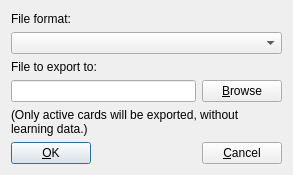
<?xml version="1.0" encoding="UTF-8"?>
<ui version="4.0">
 <class>ExportDlg</class>
 <widget class="QDialog" name="ExportDlg">
  <property name="geometry">
   <rect>
    <x>0</x>
    <y>0</y>
    <width>293</width>
    <height>175</height>
   </rect>
  </property>
  <property name="windowTitle">
   <string>Export to file</string>
  </property>
  <layout class="QVBoxLayout">
   <item>
    <layout class="QVBoxLayout">
     <item>
      <widget class="QLabel" name="textLabel_5">
       <property name="text">
        <string>File format:</string>
       </property>
       <property name="wordWrap">
        <bool>false</bool>
       </property>
      </widget>
     </item>
     <item>
      <widget class="QComboBox" name="file_formats">
       <property name="editable">
        <bool>false</bool>
       </property>
       <property name="duplicatesEnabled">
        <bool>false</bool>
       </property>
      </widget>
     </item>
     <item>
      <widget class="QLabel" name="textLabel1">
       <property name="text">
        <string>File to export to:</string>
       </property>
       <property name="wordWrap">
        <bool>false</bool>
       </property>
      </widget>
     </item>
     <item>
      <layout class="QHBoxLayout">
       <item>
        <widget class="QLineEdit" name="filename_box"/>
       </item>
       <item>
        <widget class="QPushButton" name="browse_button">
         <property name="text">
          <string>&amp;Browse</string>
         </property>
        </widget>
       </item>
      </layout>
     </item>
     <item>
      <widget class="QLabel" name="label">
       <property name="text">
        <string>(Only active cards will be exported, without learning data.)</string>
       </property>
       <property name="wordWrap">
        <bool>true</bool>
       </property>
      </widget>
     </item>
     <item>
      <layout class="QHBoxLayout">
       <item>
        <widget class="QPushButton" name="ok_button">
         <property name="text">
          <string>&amp;OK</string>
         </property>
         <property name="shortcut">
          <string>Alt+O</string>
         </property>
         <property name="default">
          <bool>true</bool>
         </property>
        </widget>
       </item>
       <item>
        <spacer name="spacer2">
         <property name="orientation">
          <enum>Qt::Horizontal</enum>
         </property>
         <property name="sizeType">
          <enum>QSizePolicy::Expanding</enum>
         </property>
         <property name="sizeHint" stdset="0">
          <size>
           <width>201</width>
           <height>20</height>
          </size>
         </property>
        </spacer>
       </item>
       <item>
        <widget class="QPushButton" name="cancel_button">
         <property name="text">
          <string>&amp;Cancel</string>
         </property>
         <property name="default">
          <bool>false</bool>
         </property>
        </widget>
       </item>
      </layout>
     </item>
    </layout>
   </item>
  </layout>
 </widget>
 <layoutdefault spacing="6" margin="11"/>
 <pixmapfunction>qPixmapFromMimeSource</pixmapfunction>
 <tabstops>
  <tabstop>filename_box</tabstop>
  <tabstop>browse_button</tabstop>
  <tabstop>file_formats</tabstop>
  <tabstop>ok_button</tabstop>
  <tabstop>cancel_button</tabstop>
 </tabstops>
 <resources/>
 <connections>
  <connection>
   <sender>cancel_button</sender>
   <signal>clicked()</signal>
   <receiver>ExportDlg</receiver>
   <slot>reject()</slot>
   <hints>
    <hint type="sourcelabel">
     <x>20</x>
     <y>20</y>
    </hint>
    <hint type="destinationlabel">
     <x>20</x>
     <y>20</y>
    </hint>
   </hints>
  </connection>
  <connection>
   <sender>browse_button</sender>
   <signal>clicked()</signal>
   <receiver>ExportDlg</receiver>
   <slot>browse()</slot>
   <hints>
    <hint type="sourcelabel">
     <x>250</x>
     <y>83</y>
    </hint>
    <hint type="destinationlabel">
     <x>145</x>
     <y>88</y>
    </hint>
   </hints>
  </connection>
  <connection>
   <sender>ok_button</sender>
   <signal>clicked()</signal>
   <receiver>ExportDlg</receiver>
   <slot>accept()</slot>
   <hints>
    <hint type="sourcelabel">
     <x>27</x>
     <y>159</y>
    </hint>
    <hint type="destinationlabel">
     <x>145</x>
     <y>88</y>
    </hint>
   </hints>
  </connection>
  <connection>
   <sender>file_formats</sender>
   <signal>currentIndexChanged(int)</signal>
   <receiver>ExportDlg</receiver>
   <slot>file_format_changed()</slot>
   <hints>
    <hint type="sourcelabel">
     <x>145</x>
     <y>35</y>
    </hint>
    <hint type="destinationlabel">
     <x>145</x>
     <y>88</y>
    </hint>
   </hints>
  </connection>
 </connections>
</ui>
